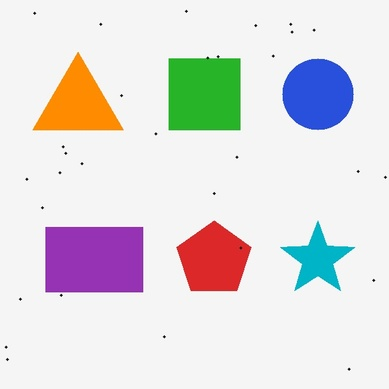
#> input picture images/shapes_sample.jpg, 389 x 389 px, shrunk from 600 x 600 before the run
$ python 06_kontur_morfologi_dan_deteksi_bentuk.py
#> lines starting #> are read from the running program, lines starting #| are printed output that depends on the picture; after the words box and inside, x2 and y2 are one past the last pixel; in counts of white or black regions, pixels touching at a corner belong together
"""
=============================================================================
Modul 06: Kontur, Operasi Morfologi, Bounding Box, dan Deteksi Bentuk (Shape Detection)
=============================================================================
Deskripsi:
Program ini membahas tuntas ekstraksi fitur geometri objek 2D:
1. Operasi Morfologi Lanjutan:
   - Erosi (cv2.erode) & Dilatasi (cv2.dilate)
   - Opening (Erosi -> Dilatasi: hapus noise latar depan)
   - Closing (Dilatasi -> Erosi: tutup lubang kecil dalam objek)
2. Hierarki dan Ekstraksi Kontur (cv2.findContours):
   - RETR_EXTERNAL vs RETR_TREE
   - CHAIN_APPROX_SIMPLE
3. Perhitungan Properti Geometri Kontur:
   - Luas Area (cv2.contourArea)
   - Keliling Kontur (cv2.arcLength)
   - Image Moments & Centroid (cx, cy)
4. Pembatasan Area Objek (Bounding Representations):
   - Upright Bounding Box (cv2.boundingRect)
   - Minimum Area Rotated Bounding Box (cv2.minAreaRect)
   - Minimum Enclosing Circle (cv2.minEnclosingCircle)
5. Deteksi Bentuk Poligon Otomatis (Shape Classification):
   - Douglas-Peucker Polygon Approximation (cv2.approxPolyDP)
   - Klasifikasi: Segitiga (3 vertex), Kotak/Persegi Panjang (4 vertex + Aspect Ratio),
     Pentagon (5 vertex), Lingkaran / Poligon Kompleks (Circular-Metric / >6 vertex)

Relevansi Robotik:
- Membedakan rambu lalu lintas atau marker target (segitiga, lingkaran, kotak)
- Mengukur orientasi sudut (rotation angle) objek agar capit gripper robot tepat mengambil barang
- Sorting barang di conveyor belt industri berdasarkan luas area atau bentuk

Penulis: Pembelajaran Robotik & Vision
=============================================================================
"""

import os
import cv2
import numpy as np
import matplotlib.pyplot as plt

def detect_shape(cnt):
    """
    Mengklasifikasikan bentuk objek berdasarkan jumlah sudut (vertex)
    menggunakan algoritma Douglas-Peucker (cv2.approxPolyDP).
    """
    peri = cv2.arcLength(cnt, True)
    # Epsilon toleransi aproksimasi (umumnya 2% s/d 4% dari keliling kontur)
    approx = cv2.approxPolyDP(cnt, 0.03 * peri, True)
    num_vertices = len(approx)

    shape = "Tidak Diketahui"

    if num_vertices == 3:
        shape = "Segitiga"
    elif num_vertices == 4:
        # Bedakan antara Persegi (Square) dan Persegi Panjang (Rectangle) dengan rasio aspek (Aspect Ratio)
        x, y, w, h = cv2.boundingRect(approx)
        ar = float(w) / float(h)
        if 0.90 <= ar <= 1.10:
            shape = "Persegi"
        else:
            shape = "Persegi Panjang"
    elif num_vertices == 5:
        shape = "Pentagon"
    elif num_vertices == 6:
        shape = "Hexagon"
    else:
        # Jika sudut banyak, periksa apakah mendekati lingkaran dengan rasio kebundaran (Circularity)
        area = cv2.contourArea(cnt)
        if peri > 0:
            # Formula circularity: 4 * pi * Area / (Perimeter^2)
            circularity = (4 * np.pi * area) / (peri * peri)
            if circularity > 0.75:
                shape = "Lingkaran"
            else:
                shape = f"Poligon ({num_vertices} Titik)"
        else:
            shape = f"Poligon ({num_vertices} Titik)"

    return shape, approx, num_vertices

def main():
    current_dir = os.path.dirname(os.path.abspath(__file__))
    image_path = os.path.join(current_dir, "images", "shapes_sample.jpg")

    # 1. Membaca gambar input
    img_bgr = cv2.imread(image_path)
#> img_bgr is the input picture: shape (389, 389, 3); mean B, G, R 222.8, 221.6, 224.7
    if img_bgr is None:
        print("[ERROR] File gambar 'shapes_sample.jpg' tidak ditemukan!")
        return

    img_rgb = cv2.cvtColor(img_bgr, cv2.COLOR_BGR2RGB)
    img_gray = cv2.cvtColor(img_bgr, cv2.COLOR_BGR2GRAY)
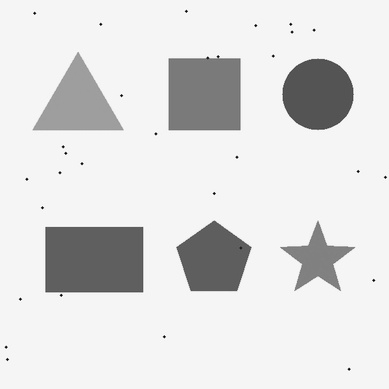
#> img_gray: shape (389, 389); min 0, max 255, mean 222.6

    # 2. Thresholding: ubah gambar menjadi biner (objek putih, background hitam)
    # Latar gambar kita terang (245), maka gunakan cv2.THRESH_BINARY_INV
    _, thresh = cv2.threshold(img_gray, 230, 255, cv2.THRESH_BINARY_INV)
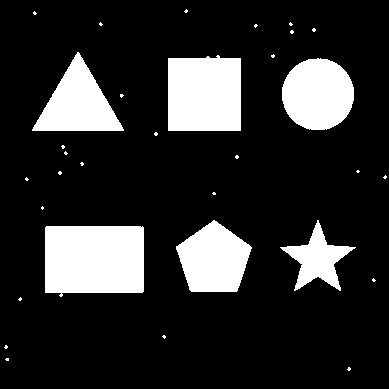
#> thresh: shape (389, 389); 17.2% white; 32 white regions (26 under 20 px), largest, box (x1, y1, x2, y2) and area: (45, 226, 144, 297) 6639, (168, 55, 241, 131) 5344, (282, 58, 354, 130) 4088, (176, 220, 252, 292) 3815, (32, 52, 124, 131) 3749, (280, 220, 356, 291) 2052

    # =========================================================================
    # BAGIAN 1: OPERASI MORFOLOGI (FILTERING & PEMBERSIHAN MASK)
    # =========================================================================
    kernel = cv2.getStructuringElement(cv2.MORPH_RECT, (5, 5))

    # A. Opening (Erosi lalu Dilatasi): Sangat efektif melenyapkan bintik noise acak
    mask_opened = cv2.morphologyEx(thresh, cv2.MORPH_OPEN, kernel)
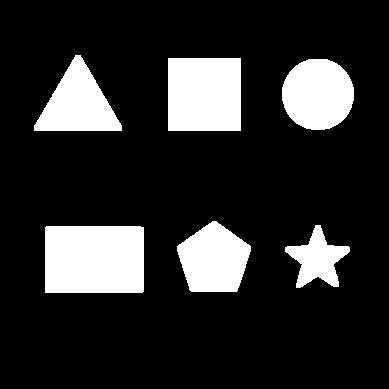
#> mask_opened: shape (389, 389); 16.9% white; 6 white regions, box (x1, y1, x2, y2) and area: (45, 226, 144, 293) 6628, (168, 58, 241, 131) 5329, (282, 59, 354, 130) 4083, (177, 221, 251, 292) 3807, (34, 55, 122, 131) 3728, (285, 225, 350, 288) 1976

    # B. Closing (Dilatasi lalu Erosi): Menutup lubang/celah kosong di dalam objek
    mask_clean = cv2.morphologyEx(mask_opened, cv2.MORPH_CLOSE, kernel)
#> mask_clean: shape (389, 389); 16.9% white; 6 white regions

    # =========================================================================
    # BAGIAN 2: MENCARI KONTUR (CONTOURS EXTRACTION)
    # =========================================================================
    # cv2.RETR_EXTERNAL: Hanya mendeteksi batas terluar objek (mengabaikan anak kontur di dalam)
    # cv2.CHAIN_APPROX_SIMPLE: Menghemat memori hanya menyimpan titik ujung/garis
    contours, _ = cv2.findContours(mask_clean, cv2.RETR_EXTERNAL, cv2.CHAIN_APPROX_SIMPLE)
#> contours = 6 contours; box (x1, y1, x2, y2) and area: (45, 226, 144, 293) 6464, (168, 58, 241, 131) 5184, (282, 59, 354, 130) 3981, (177, 221, 251, 292) 3702, (34, 55, 122, 131) 3606, (285, 225, 350, 288) 1877

    print(f"\n[INFO] Total kontur ditemukan setelah morfologi: {len(contours)}")
#| [INFO] Total kontur ditemukan setelah morfologi: 6

    # Canvas untuk menggambar visualisasi
    img_shapes = img_rgb.copy()
    img_boxes = img_rgb.copy()

    # =========================================================================
    # BAGIAN 3 & 4: MENGHITUNG PROPERTI GEOMETRI & KLASIFIKASI BENTUK
    # =========================================================================
    for idx, cnt in enumerate(contours):
        area = cv2.contourArea(cnt)
        perimeter = cv2.arcLength(cnt, True)

        # Filter kontur sangat kecil agar derau sisa tidak terhitung
        if area < 300:
            continue

        # A. Hitung Centroid (Titik Tengah) objek
        M = cv2.moments(cnt)
        if M["m00"] != 0:
            cx = int(M["m10"] / M["m00"])
            cy = int(M["m01"] / M["m00"])
        else:
            cx, cy = 0, 0

        # B. Deteksi Bentuk Objek
        shape_name, approx, vertices = detect_shape(cnt)

        print(f" -> Objek #{idx + 1}: Bentuk={shape_name:15s} | Luas={area:8.1f} px | Keliling={perimeter:6.1f} px | Sudut={vertices}")

        # Gambar garis batas kontur dan teks nama bentuk di img_shapes
        cv2.drawContours(img_shapes, [approx], -1, (255, 0, 0), 3)
        cv2.circle(img_shapes, (cx, cy), 5, (0, 0, 255), -1)
        cv2.putText(img_shapes, shape_name, (cx - 40, cy - 15),
                    cv2.FONT_HERSHEY_SIMPLEX, 0.55, (20, 20, 20), 2)
        cv2.putText(img_shapes, f"A:{int(area)}", (cx - 40, cy + 15),
                    cv2.FONT_HERSHEY_SIMPLEX, 0.45, (0, 100, 0), 2)

        # C. Bounding Box & Enclosing Circle di img_boxes
        # 1. Standard Upright Bounding Box (Garis Hijau)
        bx, by, bw, bh = cv2.boundingRect(cnt)
        cv2.rectangle(img_boxes, (bx, by), (bx + bw, by + bh), (0, 255, 0), 2)

        # 2. Minimum Area Rotated Bounding Box (Garis Biru)
        rect = cv2.minAreaRect(cnt)
        box_pts = cv2.boxPoints(rect)
        box_pts = np.int32(box_pts)
        cv2.drawContours(img_boxes, [box_pts], 0, (0, 120, 255), 2)

        # 3. Minimum Enclosing Circle (Garis Merah)
        (circle_x, circle_y), radius = cv2.minEnclosingCircle(cnt)
        cv2.circle(img_boxes, (int(circle_x), int(circle_y)), int(radius), (255, 0, 0), 2)
#> this loop made 6 passes
#> (perimeter, cx, cy, peri in detect_shape, approx, num_vertices in detect_shape, shape in detect_shape) on passes 1, 5: (326.2, 93, 259, 326.2, [[45, 227], [45, 292], [143, 291], [143, 227]], 4, 'Persegi Panjang'), (288, 204, 94, 288, [[168, 58], [168, 130], [240, 130], [240, 58]], 4, 'Persegi')
#> (perimeter, cx, cy, peri in detect_shape, num_vertices in detect_shape, shape in detect_shape, circularity in detect_shape) on passes 2, 4: (245, 317, 258, 245, 10, 'Poligon (10 Titik)', 0.393), (235.1, 317, 93, 235.1, 8, 'Lingkaran', 0.905)
#|  -> Objek #1: Bentuk=Persegi Panjang | Luas=  6464.5 px | Keliling= 326.2 px | Sudut=4
#|  -> Objek #2: Bentuk=Poligon (10 Titik) | Luas=  1877.0 px | Keliling= 245.0 px | Sudut=10
#|  -> Objek #3: Bentuk=Pentagon        | Luas=  3702.0 px | Keliling= 240.3 px | Sudut=5
#|  -> Objek #4: Bentuk=Lingkaran       | Luas=  3981.0 px | Keliling= 235.1 px | Sudut=8
#|  -> Objek #5: Bentuk=Persegi         | Luas=  5184.0 px | Keliling= 288.0 px | Sudut=4
#|  -> Objek #6: Bentuk=Segitiga        | Luas=  3606.0 px | Keliling= 276.0 px | Sudut=3
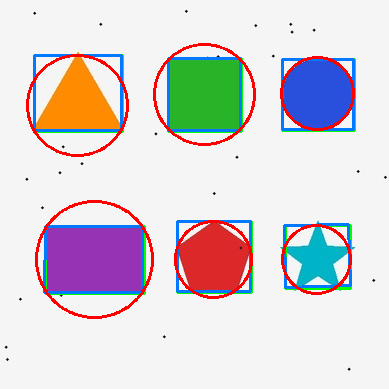
#> img_boxes: shape (389, 389, 3); mean R, G, B 218, 211.5, 214.8
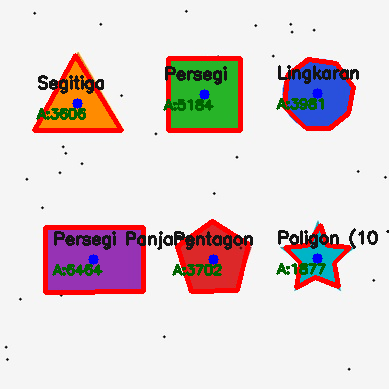
#> img_shapes: shape (389, 389, 3); mean R, G, B 222.2, 210.1, 210.4

    # =========================================================================
    # VISUALISASI HASIL DENGAN MATPLOTLIB
    # =========================================================================
    fig, axes = plt.subplots(2, 2, figsize=(14, 12))
    # fig.suptitle("Modul 06: Morfologi, Bounding Box, dan Deteksi Bentuk Objek (Shape Detection)", fontsize=15)

    # 1. Citra Asli dengan Noise
    axes[0, 0].imshow(img_rgb)
    axes[0, 0].set_title("1. Citra Input Geometri (Dengan Bintik Noise)")
    axes[0, 0].axis("off")

    # 2. Masker Biner Bersih Pasca Morfologi Opening
    axes[0, 1].imshow(mask_clean, cmap="gray")
    axes[0, 1].set_title("2. Masker Biner Bersih (Morfologi Opening & Closing)")
    axes[0, 1].axis("off")

    # 3. Klasifikasi Bentuk & Nilai Luas Area
    axes[1, 0].imshow(img_shapes)
    axes[1, 0].set_title("3. Shape Detection (Douglas-Peucker) & Luas Area")
    axes[1, 0].axis("off")

    # 4. Berbagai Model Bounding Objek
    axes[1, 1].imshow(img_boxes)
    axes[1, 1].set_title("4. Bounding Box (Hijau=Tegak, Oranye=Rotasi, Merah=Lingkaran)")
    axes[1, 1].axis("off")

    plt.tight_layout()
    output_path = os.path.join(current_dir, "images", "hasil_deteksi_bentuk.png")
    plt.savefig(output_path)
    print(f"\n[INFO] Gambar hasil visualisasi disimpan ke: {output_path}")

    print("\n[PETUNJUK] Tutup jendela matplotlib yang muncul untuk menyelesaikan program.")
    plt.show()

if __name__ == "__main__":
    main()

$ run again, with images/sample.jpg copied over images/shapes_sample.jpg
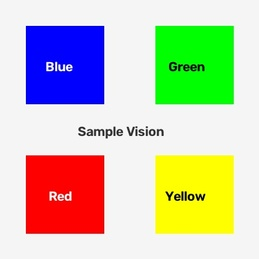
#> input picture images/sample.jpg, 259 x 259 px, shrunk from 400 x 400 before the run
#> in main, img_bgr is the input picture: shape (259, 259, 3); mean B, G, R 178, 200.6, 200.5
#> in main, `_, thresh = cv2.threshold(img_gray, 230, 255, cv2.THRESH_BINARY_INV)`:
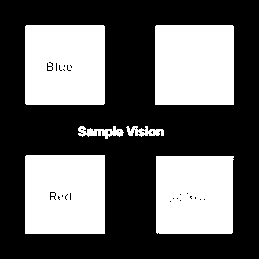
#> thresh: shape (259, 259); 38% white; 6 white regions, box (x1, y1, x2, y2) and area: (25, 25, 105, 105) 6341, (155, 25, 234, 105) 6318, (25, 155, 105, 234) 6277, (156, 156, 234, 234) 5992, (78, 126, 124, 139) 314, (126, 126, 164, 137) 246
#> mask_opened: shape (259, 259); 37.1% white; 8 white regions, largest, box (x1, y1, x2, y2) and area: (155, 25, 234, 105) 6318, (25, 25, 105, 105) 6228, (25, 155, 105, 234) 6214
#> mask_clean: shape (259, 259); 37.2% white; 8 white regions
#> contours = 8 contours; box (x1, y1, x2, y2) and area: (25, 25, 105, 105) 6239, (25, 155, 105, 234) 6162, (155, 25, 234, 105) 6161, (156, 156, 233, 234) 5849, (87, 129, 97, 136) 46, (102, 130, 108, 136) 25, (153, 130, 159, 135) 20, (113, 130, 119, 135) 20
#| [INFO] Total kontur ditemukan setelah morfologi: 8
#> the loop in main, `for idx, cnt in enumerate(contours):` made 8 passes
#> (perimeter, cx, cy, peri in detect_shape, approx, x in detect_shape, y in detect_shape) on passes 1, 2, 7, 8: (304.8, 194, 194, 304.8, [[156, 156], [156, 232], [231, 233], [232, 156]], 156, 156), (313.4, 64, 194, 313.4, [[25, 156], [25, 233], [104, 233], [104, 155]], 25, 155), (312.8, 194, 64, 312.8, [[156, 25], [155, 104], [233, 104], [233, 26]], 155, 25), (313.7, 64, 64, 313.7, [[26, 25], [25, 103], [103, 104], [104, 26]], 25, 25)
#> (printed output is left out)
#> after the loop in main, `for idx, cnt in enumerate(contours):`:
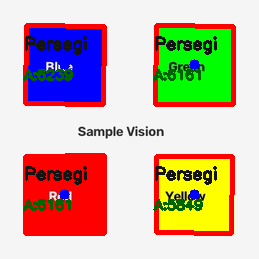
#> img_shapes: shape (259, 259, 3); mean R, G, B 200, 179.9, 163.5
